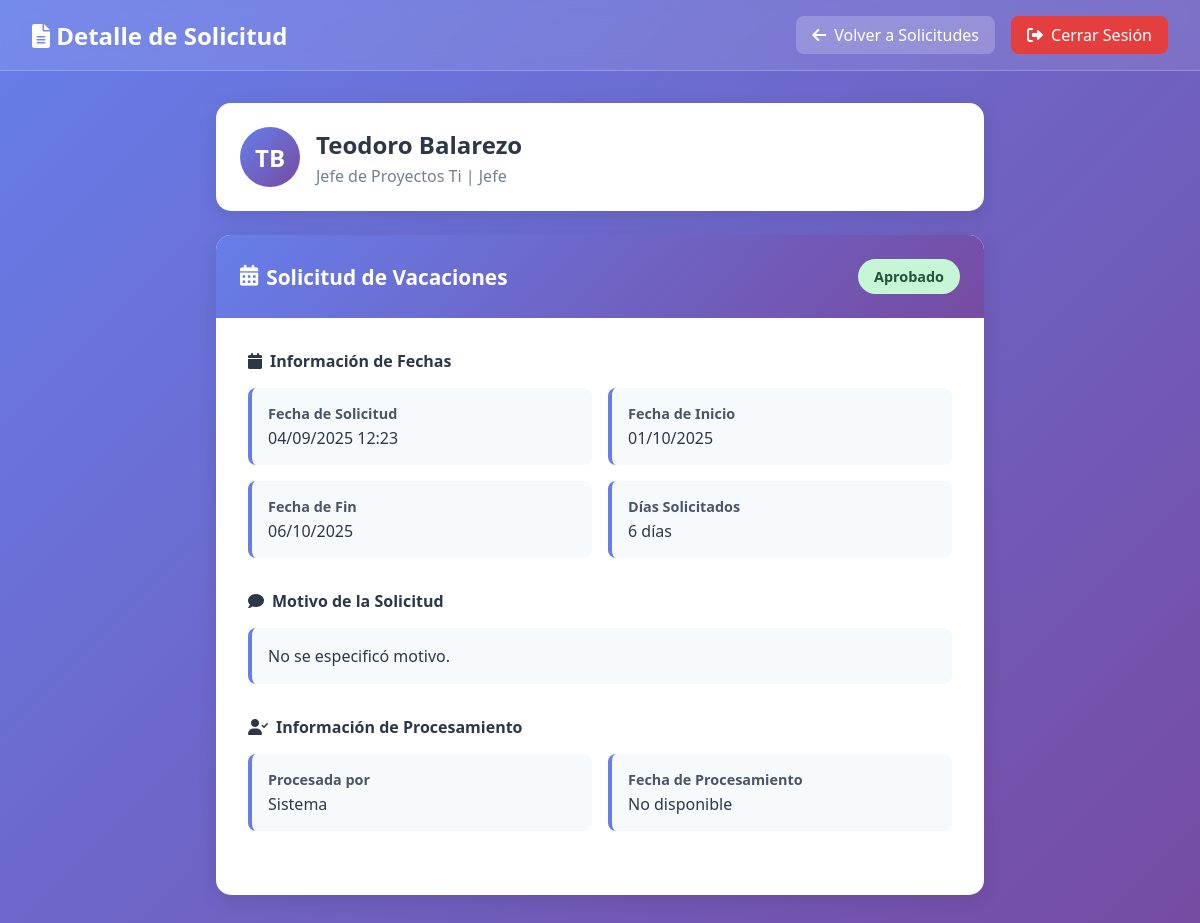
The page /manager/empleado/27/solicitud/6/ (signed in) on the database its author committed.
### empleados/models.py (models this page shows, shortened)
class Empleado(models.Model):
    JERARQUIA_CHOICES = [
        ('director', 'Director'),
        ('gerente', 'Gerente'),
        ('sub_gerente', 'Sub Gerente'),
        ('jefe', 'Jefe'),
        ('supervisor', 'Supervisor'),
        ('coordinador', 'Coordinador'),
        ('asistente', 'Asistente'),
        ('auxiliar', 'Auxiliar'),
    ]
    GERENCIA_CHOICES = [
        ('gerencia_comercial_local', 'Gerencia Comercial Local'),
        ('gerencia_comercial_internacional', 'Gerencia Comercial Internacional'),
        ('gerencia_desarrollo_organizacional', 'Gerencia de Desarrollo Organizacional'),
        ('gerencia_administracion_finanzas', 'Gerencia Administración y Finanzas'),
    ]
    user = models.OneToOneField(User, on_delete=models.CASCADE, related_name='empleado', null=True)
    nombre = models.CharField(max_length=100)
    apellido = models.CharField(max_length=100)
    dni = models.CharField(
        max_length=8,
        unique=True,
        validators=[validar_dni],
        help_text='Documento Nacional de Identidad (8 dígitos)',
        verbose_name='DNI'
    )
    email = models.EmailField(unique=True)
    puesto = models.CharField(max_length=100)
    fecha_contratacion = models.DateField()
    dias_vacaciones_disponibles = models.IntegerField(default=20, help_text='Días laborables de vacaciones por período')
    dias_vacaciones_calendario = models.IntegerField(
        default=42,
        help_text='Días calendario equivalentes (laborables + fines de semana estimados)'
    )
    dias_calendario_tomados_año = models.IntegerField(
        default=0,
        help_text='Días calendario ya tomados en el año actual'
    )
    fines_semana_incluidos_año = models.IntegerField(
        default=0,
        help_text='Cantidad de fines de semana incluidos en vacaciones del año'
    )
    manager = models.ForeignKey(
        'self', on_delete=models.SET_NULL, null=True, blank=True, related_name='equipo'
    )
    es_rrhh = models.BooleanField(
        default=False,
        help_text='Indica si este empleado es parte del departamento de RRHH'
    )
    area = models.CharField(
        max_length=100,
        null=True,
        blank=True,
        help_text='Área o departamento del empleado'
    )
    gerencia = models.CharField(
        max_length=50,
        choices=GERENCIA_CHOICES,
        null=True,
        blank=True,
        help_text='Gerencia a la que pertenece el empleado'
    )
    jerarquia = models.CharField(
        max_length=20,
        choices=JERARQUIA_CHOICES,
        default='auxiliar',
        help_text='Nivel jerárquico del empleado en la organización'
    )
    foto_perfil = models.FileField(
        upload_to='fotos_perfil/',
        null=True,
        blank=True,
        help_text='Foto de perfil del empleado'
    )
    @property
    def es_manager(self):
        return self.equipo.exists()
    @property
    def puede_gestionar_equipo(self):
        jerarquias_gestoras = ['director', 'gerente', 'sub_gerente', 'jefe']
        return self.es_manager or self.jerarquia in jerarquias_gestoras or self.es_rrhh

class SolicitudVacaciones(models.Model):
    ESTADOS_CHOICES = [
        ('pendiente', 'Pendiente'),
        ('aprobado', 'Aprobado'),
        ('rechazado', 'Rechazado'),
        ('cancelado', 'Cancelado'),
    ]
    TIPO_VACACIONES_CHOICES = [
        ('regulares', 'Regulares'),
        ('adelantadas', 'Adelantadas'),
        ('fraccionadas', 'Fraccionadas'),
    ]
    PERIODO_VACACIONAL_CHOICES = [
        ('2024-2025', '2024-2025'),
        ('2025-2026', '2025-2026'),
        ('2026-2027', '2026-2027'),
        ('2027-2028', '2027-2028'),
        ('2028-2029', '2028-2029'),
    ]
    empleado = models.ForeignKey(Empleado, on_delete=models.CASCADE, related_name='solicitudes_vacaciones')
    fecha_inicio = models.DateField()
    fecha_fin = models.DateField()
    dias_solicitados = models.PositiveIntegerField()
    motivo = models.TextField(max_length=500, blank=True)
    estado = models.CharField(max_length=20, choices=ESTADOS_CHOICES, default='pendiente')
    fecha_solicitud = models.DateTimeField(auto_now_add=True)
    fecha_resolucion = models.DateTimeField(null=True, blank=True)
    comentario_admin = models.TextField(max_length=500, blank=True)
    procesado_por = models.ForeignKey(
        Empleado, on_delete=models.SET_NULL, null=True, blank=True, related_name='solicitudes_procesadas'
    )
    periodo_vacacional = models.CharField(
        max_length=20,
        choices=PERIODO_VACACIONAL_CHOICES,
        default='2025-2026',
        help_text='Período vacacional al que corresponde la solicitud'
    )
    tipo_vacaciones = models.CharField(
        max_length=20,
        choices=TIPO_VACACIONES_CHOICES,
        default='regulares',
        help_text='Tipo de vacaciones según la antigüedad del empleado'
    )
    class Meta:
        ordering = ['-fecha_solicitud']
        verbose_name = 'Solicitud de Vacaciones'
        verbose_name_plural = 'Solicitudes de Vacaciones'

### empleados/views.py (the view)
# urls.py: path('manager/empleado/<int:empleado_id>/solicitud/<int:solicitud_id>/', views.detalle_solicitud_empleado, name='detalle_solicitud_empleado'),
@login_required
def detalle_solicitud_empleado(request, empleado_id, solicitud_id):
    try:
        empleado_actual = Empleado.objects.get(email=request.user.email)
        if not empleado_actual.puede_gestionar_equipo:
            messages.error(request, 'No tienes permisos para ver esta solicitud.')
            return redirect('inicio_empleado')
        empleado = get_object_or_404(Empleado, id=empleado_id)
        if empleado.manager != empleado_actual:
            messages.error(request, 'Solo puedes ver solicitudes de tu equipo.')
            return redirect('equipo_manager')
        solicitud = get_object_or_404(SolicitudVacaciones, id=solicitud_id, empleado=empleado)
        context = {
            'empleado': empleado,
            'empleado_manager': empleado_actual,
            'solicitud': solicitud,
            'user': request.user
        }
        return render(request, 'empleados/detalle_solicitud_empleado.html', context)
    except Empleado.DoesNotExist:
        messages.error(request, 'No tienes un perfil de empleado asociado.')
        return redirect('login_empleado')

### empleados/templates/empleados/detalle_solicitud_empleado.html (shortened to what this page needs)
<!DOCTYPE html>
<html lang="es">
<head>
    <link href="https://cdnjs.cloudflare.com/ajax/libs/font-awesome/6.0.0/css/all.min.css" rel="stylesheet">
</head>
<body>
    <div class="header">
        <h1><i class="fas fa-file-alt"></i> Detalle de Solicitud</h1>
        <div class="nav-buttons">
            <a href="{% url 'ver_solicitudes_empleado' empleado.id %}" class="btn btn-back">
                <i class="fas fa-arrow-left"></i> Volver a Solicitudes
            </a>
            <a href="{% url 'logout_empleado' %}" class="btn btn-danger">
                <i class="fas fa-sign-out-alt"></i> Cerrar Sesión
            </a>
        </div>
    </div>
    <div class="container">
        <div class="employee-info">
            <div class="employee-avatar">
                {{ empleado.nombre.0 }}{{ empleado.apellido.0 }}
            </div>
            <div class="employee-details">
                <h2>{{ empleado.nombre }} {{ empleado.apellido }}</h2>
                <p>{{ empleado.puesto }} | {{ empleado.get_jerarquia_display }}</p>
            </div>
        </div>
        <div class="detail-card">
            <div class="detail-header">
                <h3><i class="fas fa-calendar-alt"></i> Solicitud de Vacaciones</h3>
                <span class="status-badge status-{{ solicitud.estado }}">
                    {{ solicitud.get_estado_display }}
                </span>
            </div>
            <div class="detail-body">
                <div class="detail-section">
                    <h4><i class="fas fa-calendar"></i> Información de Fechas</h4>
                    <div class="detail-grid">
                        <div class="detail-item">
                            <div class="detail-label">Fecha de Solicitud</div>
                            <div class="detail-value">{{ solicitud.fecha_solicitud|date:"d/m/Y H:i" }}</div>
                        </div>
                        <div class="detail-item">
                            <div class="detail-label">Fecha de Inicio</div>
                            <div class="detail-value">{{ solicitud.fecha_inicio|date:"d/m/Y" }}</div>
                        </div>
                        <div class="detail-item">
                            <div class="detail-label">Fecha de Fin</div>
                            <div class="detail-value">{{ solicitud.fecha_fin|date:"d/m/Y" }}</div>
                        </div>
                        <div class="detail-item">
                            <div class="detail-label">Días Solicitados</div>
                            <div class="detail-value">{{ solicitud.dias_solicitados }} días</div>
                        </div>
                    </div>
                </div>
                <div class="detail-section">
                    <h4><i class="fas fa-comment"></i> Motivo de la Solicitud</h4>
                    <div class="text-area">
                        <p>{{ solicitud.motivo|default:"No se especificó motivo."|linebreaksbr }}</p>
                    </div>
                </div>
                {% if solicitud.estado != 'pendiente' %}
                <div class="detail-section">
                    <h4><i class="fas fa-user-check"></i> Información de Procesamiento</h4>
                    <div class="detail-grid">
                        <div class="detail-item">
                            <div class="detail-label">Procesada por</div>
                            <div class="detail-value">
                                {% if solicitud.procesada_por %}
                                    {{ solicitud.procesada_por.nombre }} {{ solicitud.procesada_por.apellido }}
                                {% else %}
                                    Sistema
                                {% endif %}
                            </div>
                        </div>
                        <div class="detail-item">
                            <div class="detail-label">Fecha de Procesamiento</div>
                            <div class="detail-value">
                                {% if solicitud.fecha_procesado %}
                                    {{ solicitud.fecha_procesado|date:"d/m/Y H:i" }}
                                {% else %}
                                    No disponible
                                {% endif %}
                            </div>
                        </div>
                    </div>
                </div>
                {% endif %}
            </div>
        </div>
    </div>
</body>
</html>

### empleados/templates/empleados/detalle_solicitud_empleado.html (style rules this page uses)
* { margin: 0; padding: 0; box-sizing: border-box; }
body { font-family: 'Segoe UI', Tahoma, Geneva, Verdana, sans-serif; background: linear-gradient(135deg, #667eea 0%, #764ba2 100%); min-height: 100vh; }
.header { background: rgba(255, 255, 255, 0.1); backdrop-filter: blur(10px); border-bottom: 1px solid rgba(255, 255, 255, 0.2); padding: 1rem 2rem; display: flex; justify-content: space-between; align-items: center; }
.header h1 { color: white; font-size: 1.5rem; font-weight: 600; }
.nav-buttons { display: flex; gap: 1rem; }
.btn { padding: 0.5rem 1rem; border: none; border-radius: 8px; text-decoration: none; font-weight: 500; transition: all 0.3s ease; display: inline-flex; align-items: center; gap: 0.5rem; }
.btn-back { background: rgba(255, 255, 255, 0.2); color: white; }
.btn-danger { background: #e53e3e; color: white; }
.container { max-width: 800px; margin: 2rem auto; padding: 0 1rem; }
.employee-info { background: white; border-radius: 15px; padding: 1.5rem; margin-bottom: 1.5rem; box-shadow: 0 5px 20px rgba(0, 0, 0, 0.1); display: flex; align-items: center; gap: 1rem; }
.employee-avatar { width: 60px; height: 60px; border-radius: 50%; background: linear-gradient(135deg, #667eea, #764ba2); color: white; display: flex; align-items: center; justify-content: center; font-size: 1.5rem; font-weight: 600; }
.employee-details h2 { color: #2d3748; margin-bottom: 0.25rem; }
.employee-details p { color: #718096; margin: 0; }
.detail-card { background: white; border-radius: 15px; box-shadow: 0 5px 20px rgba(0, 0, 0, 0.1); overflow: hidden; }
.detail-header { background: linear-gradient(135deg, #667eea, #764ba2); color: white; padding: 1.5rem; display: flex; align-items: center; justify-content: space-between; }
.detail-header h3 { margin: 0; font-size: 1.3rem; display: flex; align-items: center; gap: 0.5rem; }
.status-badge { padding: 0.5rem 1rem; border-radius: 25px; font-weight: 600; font-size: 0.9rem; }
.status-aprobado { background: #c6f6d5; color: #22543d; }
.detail-body { padding: 2rem; }
.detail-section { margin-bottom: 2rem; }
.detail-section h4 { color: #2d3748; margin-bottom: 1rem; display: flex; align-items: center; gap: 0.5rem; }
.detail-grid { display: grid; grid-template-columns: repeat(auto-fit, minmax(250px, 1fr)); gap: 1rem; margin-bottom: 1.5rem; }
.detail-item { background: #f7fafc; padding: 1rem; border-radius: 8px; border-left: 4px solid #667eea; }
.detail-label { font-weight: 600; color: #4a5568; font-size: 0.9rem; margin-bottom: 0.25rem; }
.detail-value { color: #2d3748; font-size: 1rem; }
.text-area { background: #f7fafc; padding: 1rem; border-radius: 8px; border-left: 4px solid #667eea; margin-top: 0.5rem; }
.text-area p { margin: 0; color: #2d3748; line-height: 1.5; }

### rows shown on the page
Empleado: nombre.0 "T", apellido.0 "B", nombre "Teodoro", apellido "Balarezo", puesto "Jefe de Proyectos Ti", jerarquia "Jefe"
SolicitudVacaciones: estado "Aprobado", fecha_solicitud "04/09/2025 12:23", fecha_inicio "01/10/2025", fecha_fin "06/10/2025", dias_solicitados "6", motivo "No se especificó motivo."
